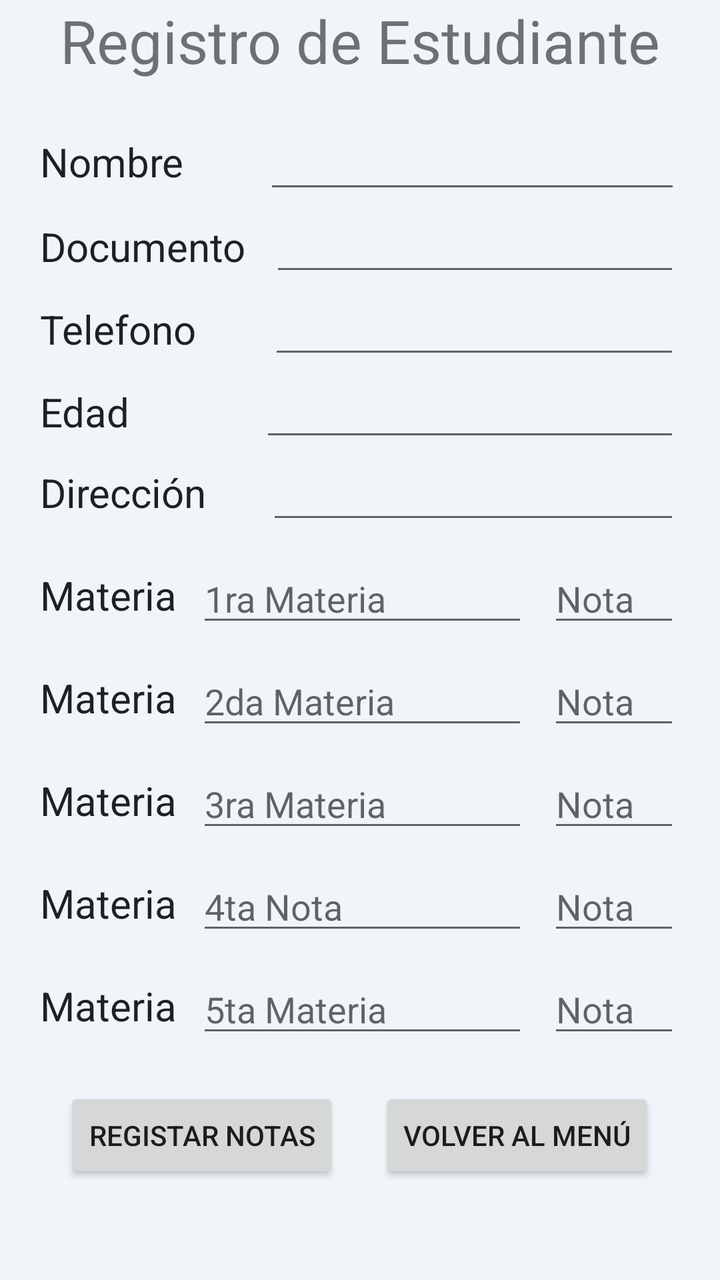
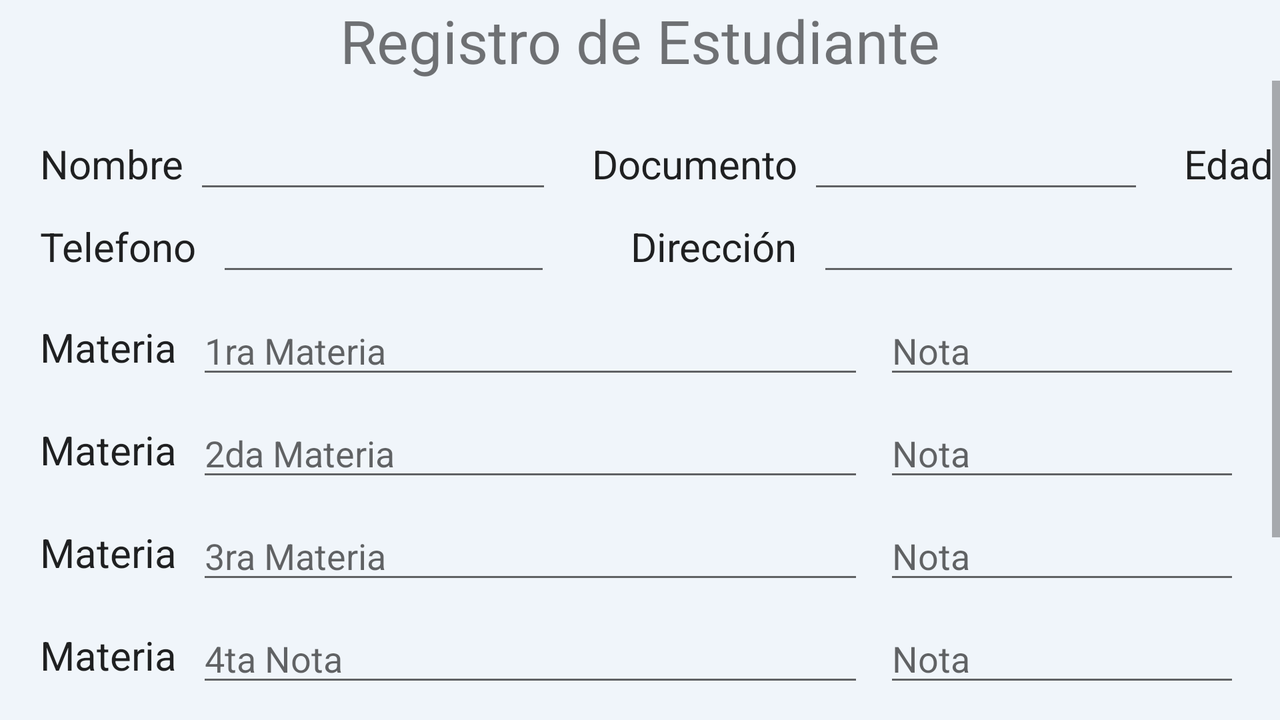

First picture: res/layout/ on a phone held upright. Second picture: the repository's own variant of that layout, on a device whose configuration matches the variant's folder. Source for both follows.
<!-- AndroidManifest.xml: application theme Theme.MisPequeñosSaltamontes -->
<!-- res/layout/activity_register.xml -->
<?xml version="1.0" encoding="utf-8"?>
<LinearLayout xmlns:android="http://schemas.android.com/apk/res/android"
    xmlns:tools="http://schemas.android.com/tools"
    android:layout_width="match_parent"
    android:layout_height="match_parent"
    android:background="#f0f5fa"
    android:orientation="vertical"
    tools:context=".activities.ActivityRegister">

    <TextView
        android:layout_width="match_parent"
        android:layout_height="wrap_content"
        android:text="Registro de Estudiante"
        android:textAlignment="center"
        android:textSize="30dp" />

    <ScrollView
        android:layout_width="match_parent"
        android:layout_height="match_parent">

        <LinearLayout
            android:layout_width="match_parent"
            android:layout_height="wrap_content"
            android:orientation="vertical">

            <TableRow
                android:layout_width="match_parent"
                android:layout_height="wrap_content"
                android:layout_marginTop="20dp"
                android:gravity="center"
                android:orientation="vertical">

                <TextView
                    android:id="@+id/textViewNombre"
                    android:layout_width="wrap_content"
                    android:layout_marginLeft="20dp"
                    android:text="Nombre"
                    android:textAppearance="?android:attr/textAppearanceLarge"
                    android:textSize="20sp" />

                <EditText
                    android:id="@+id/txtNombre"
                    android:layout_weight="3.8"
                    android:singleLine="true"
                    android:layout_marginLeft="40dp"
                    android:layout_marginRight="20dp" />

            </TableRow>

            <TableRow
                android:layout_width="match_parent"
                android:layout_height="wrap_content"
                android:orientation="vertical">

                <TextView
                    android:id="@+id/textViewDocumento"
                    android:layout_width="wrap_content"
                    android:layout_marginLeft="20dp"
                    android:text="Documento"
                    android:textAppearance="?android:attr/textAppearanceLarge"
                    android:textSize="20sp" />

                <EditText
                    android:id="@+id/txtDocumento"
                    android:layout_marginLeft="12dp"
                    android:singleLine="true"
                    android:layout_marginRight="20dp" />

            </TableRow>

            <TableRow
                android:layout_width="match_parent"
                android:layout_height="wrap_content"
                android:orientation="vertical">

                <TextView
                    android:id="@+id/textViewTelefono"
                    android:layout_width="wrap_content"
                    android:layout_marginLeft="20dp"
                    android:text="Telefono"
                    android:textAppearance="?android:attr/textAppearanceLarge"
                    android:textSize="20sp" />

                <EditText
                    android:id="@+id/txtTelefono"
                    android:layout_marginLeft="36dp"
                    android:singleLine="true"
                    android:layout_marginRight="20dp"
                    android:inputType="phone" />

            </TableRow>

            <TableRow
                android:layout_width="match_parent"
                android:layout_height="wrap_content"
                android:orientation="vertical" >

                <TextView
                    android:id="@+id/textViewEdad"
                    android:layout_width="wrap_content"
                    android:layout_marginLeft="20dp"
                    android:text="Edad"
                    android:textAppearance="?android:attr/textAppearanceLarge"
                    android:textSize="20sp" />

                <EditText
                    android:id="@+id/txtEdad"
                    android:layout_marginLeft="65dp"
                    android:singleLine="true"
                    android:layout_marginRight="20dp"
                    android:inputType="number" />

            </TableRow>

            <TableRow
                android:layout_width="match_parent"
                android:layout_height="wrap_content"
                android:gravity="center"
                android:orientation="vertical">

                <TextView
                    android:id="@+id/textViewDireccion"
                    android:layout_width="wrap_content"
                    android:layout_marginLeft="20dp"
                    android:text="Dirección"
                    android:textAppearance="?android:attr/textAppearanceLarge"
                    android:textSize="20sp" />

                <EditText
                    android:id="@+id/txtDireccion"
                    android:layout_marginLeft="30dp"
                    android:singleLine="true"
                    android:layout_marginRight="20dp" />

            </TableRow>

            <TableRow
                android:layout_width="match_parent"
                android:layout_height="wrap_content"
                android:layout_marginTop="10dp"
                android:backgroundTint="#E91E63"
                android:gravity="center"
                android:orientation="vertical" >

                <TextView
                    android:id="@+id/textViewPrimera"
                    android:layout_width="wrap_content"
                    android:layout_marginLeft="20dp"
                    android:text="Materia"
                    android:textAppearance="?android:attr/textAppearanceLarge"
                    android:textSize="20sp" />

                <EditText
                    android:id="@+id/txtPrimeraMateria"
                    android:layout_height="wrap_content"
                    android:layout_weight="1"
                    android:hint="1ra Materia"
                    android:singleLine="true"
                    android:layout_marginLeft="10dp"
                    android:layout_marginRight="5dp" />

                <EditText
                    android:id="@+id/txtPrimeraNotaUno"
                    android:layout_height="wrap_content"
                    android:layout_marginLeft="5dp"
                    android:layout_marginRight="20dp"
                    android:layout_weight="1.5"
                    android:hint="Nota"
                    android:inputType="numberDecimal" />

            </TableRow>

            <TableRow
                android:layout_width="match_parent"
                android:layout_height="wrap_content"
                android:layout_marginTop="10dp"
                android:gravity="center"
                android:orientation="vertical">

                <TextView
                    android:id="@+id/textViewSegunda"
                    android:layout_width="wrap_content"
                    android:layout_marginLeft="20dp"
                    android:text="Materia"
                    android:textAppearance="?android:attr/textAppearanceLarge"
                    android:textSize="20sp" />

                <EditText
                    android:id="@+id/txtSegundaMateria"
                    android:layout_height="wrap_content"
                    android:layout_marginLeft="10dp"
                    android:layout_weight="1"
                    android:singleLine="true"
                    android:hint="2da Materia"
                    android:layout_marginRight="5dp" />

                <EditText
                    android:id="@+id/txtSegundaNotaUno"
                    android:layout_height="wrap_content"
                    android:layout_marginLeft="5dp"
                    android:layout_marginRight="20dp"
                    android:layout_weight="1.5"
                    android:hint="Nota"
                    android:inputType="numberDecimal" />

            </TableRow>

            <TableRow
                android:layout_width="match_parent"
                android:layout_height="wrap_content"
                android:layout_marginTop="10dp"
                android:gravity="center"
                android:orientation="vertical">

                <TextView
                    android:id="@+id/textViewYTercera"
                    android:layout_width="wrap_content"
                    android:layout_marginLeft="20dp"
                    android:text="Materia"
                    android:textAppearance="?android:attr/textAppearanceLarge"
                    android:textSize="20sp" />

                <EditText
                    android:id="@+id/txtTerceraMateria"
                    android:layout_height="wrap_content"
                    android:layout_marginLeft="10dp"
                    android:hint="3ra Materia"
                    android:singleLine="true"
                    android:layout_weight="1"
                    android:layout_marginRight="5dp" />

                <EditText
                    android:id="@+id/txtTerceraNotaUno"
                    android:layout_height="wrap_content"
                    android:layout_marginLeft="5dp"
                    android:layout_marginRight="20dp"
                    android:layout_weight="1.5"
                    android:hint="Nota"
                    android:inputType="numberDecimal" />

            </TableRow>

            <TableRow
                android:layout_width="match_parent"
                android:layout_height="wrap_content"
                android:layout_marginTop="10dp"
                android:gravity="center"
                android:orientation="vertical">

                <TextView
                    android:id="@+id/textViewCuarta"
                    android:layout_width="wrap_content"
                    android:layout_marginLeft="20dp"
                    android:text="Materia"
                    android:textAppearance="?android:attr/textAppearanceLarge"
                    android:textSize="20sp" />

                <EditText
                    android:id="@+id/txtCuartaMateria"
                    android:layout_height="wrap_content"
                    android:layout_marginLeft="10dp"
                    android:hint="4ta Nota"
                    android:singleLine="true"
                    android:layout_weight="1"
                    android:layout_marginRight="5dp" />

                <EditText
                    android:id="@+id/txtCuartaNotaUno"
                    android:layout_height="wrap_content"
                    android:layout_marginLeft="5dp"
                    android:layout_marginRight="20dp"
                    android:layout_weight="1.5"
                    android:hint="Nota"
                    android:inputType="numberDecimal" />

            </TableRow>

            <TableRow
                android:layout_width="match_parent"
                android:layout_height="wrap_content"
                android:layout_marginTop="10dp"
                android:gravity="center"
                android:orientation="vertical">

                <TextView
                    android:id="@+id/textViewQuinta"
                    android:layout_width="wrap_content"
                    android:layout_marginLeft="20dp"
                    android:text="Materia"
                    android:textAppearance="?android:attr/textAppearanceLarge"
                    android:textSize="20sp" />

                <EditText
                    android:id="@+id/txtQuintaMateria"
                    android:layout_height="wrap_content"
                    android:layout_marginLeft="10dp"
                    android:layout_weight="1"
                    android:hint="5ta Materia"
                    android:singleLine="true"
                    android:layout_marginRight="5dp" />

                <EditText
                    android:id="@+id/txtQuintaNotaUno"
                    android:layout_height="wrap_content"
                    android:layout_marginLeft="5dp"
                    android:layout_marginRight="20dp"
                    android:layout_weight="1.5"
                    android:hint="Nota"
                    android:inputType="numberDecimal" />

            </TableRow>

            <TableRow
                android:layout_width="match_parent"
                android:layout_height="wrap_content"
                android:orientation="horizontal"
                android:layout_marginTop="20dp"
                android:layout_marginBottom="20dp"
                android:gravity="center" >

                <Button
                    android:id="@+id/btnEntrarRegistro"
                    android:layout_width="wrap_content"
                    android:layout_height="wrap_content"
                    android:layout_gravity="center"
                    android:layout_marginRight="10dp"
                    android:gravity="center"
                    android:text="Registar Notas" />

                <Button
                    android:id="@+id/btnSalirRegistro"
                    android:layout_width="wrap_content"
                    android:layout_height="wrap_content"
                    android:layout_gravity="center"
                    android:layout_marginLeft="10dp"
                    android:gravity="center"
                    android:text="Volver al Menú" />

            </TableRow>




        </LinearLayout>

    </ScrollView>

</LinearLayout>
<!-- resources referenced by this layout -->
<resources>
  <style name="Theme.MisPequeñosSaltamontes" parent="Theme.MaterialComponents.DayNight.DarkActionBar">
          
          <item name="colorPrimary">@color/purple_500</item>
          <item name="colorPrimaryVariant">@color/purple_700</item>
          <item name="colorOnPrimary">@color/white</item>
          
          <item name="colorSecondary">@color/teal_200</item>
          <item name="colorSecondaryVariant">@color/teal_700</item>
          <item name="colorOnSecondary">@color/black</item>
          
          <item name="android:statusBarColor" tools:targetApi="l">?attr/colorPrimaryVariant</item>
          
      </style>
</resources>
<!-- res/layout-land/activity_register.xml (the author's variant of the layout above) -->
<!-- drawn on the phone turned sideways -->
<?xml version="1.0" encoding="utf-8"?>
<LinearLayout xmlns:android="http://schemas.android.com/apk/res/android"
    xmlns:tools="http://schemas.android.com/tools"
    android:layout_width="match_parent"
    android:layout_height="match_parent"
    android:background="#f0f5fa"
    android:orientation="vertical"
    tools:context=".activities.ActivityRegister">

    <TextView
        android:layout_width="match_parent"
        android:layout_height="wrap_content"
        android:text="Registro de Estudiante"
        android:textAlignment="center"
        android:textSize="30dp" />

    <ScrollView
        android:layout_width="match_parent"
        android:layout_height="match_parent">

        <LinearLayout
            android:layout_width="match_parent"
            android:layout_height="wrap_content"
            android:orientation="vertical" >

            <TableRow
                android:layout_width="match_parent"
                android:layout_height="wrap_content"
                android:layout_marginTop="20dp"
                android:orientation="horizontal">

                <TextView
                    android:id="@+id/textViewNombre"
                    android:layout_width="wrap_content"
                    android:layout_marginLeft="20dp"
                    android:text="Nombre"
                    android:textAppearance="?android:attr/textAppearanceLarge"
                    android:textSize="20sp" />

                <EditText
                    android:id="@+id/txtNombre"
                    android:layout_width="179dp"
                    android:layout_gravity="center"
                    android:layout_marginLeft="5dp"
                    android:layout_marginRight="20dp"
                    android:singleLine="true" />

                <TextView
                    android:id="@+id/textViewDocumento"
                    android:layout_width="wrap_content"
                    android:text="Documento"
                    android:textAppearance="?android:attr/textAppearanceLarge"
                    android:textSize="20sp" />

                <EditText
                    android:id="@+id/txtDocumento"
                    android:layout_width="168dp"
                    android:layout_marginLeft="5dp"
                    android:layout_marginRight="20dp"
                    android:singleLine="true" />

                <TextView
                    android:id="@+id/textViewEdad"
                    android:layout_width="wrap_content"
                    android:text="Edad"
                    android:textAppearance="?android:attr/textAppearanceLarge"
                    android:textSize="20sp" />

                <EditText
                    android:id="@+id/txtEdad"
                    android:singleLine="true"
                    android:layout_marginLeft="5dp"
                    android:layout_marginRight="20dp"
                    android:inputType="number" />

            </TableRow>

            <TableRow
                android:layout_width="match_parent"
                android:layout_height="wrap_content"
                android:orientation="horizontal">

                <TextView
                    android:id="@+id/textViewTelefono"
                    android:layout_width="wrap_content"
                    android:layout_marginLeft="20dp"
                    android:text="Telefono"
                    android:textAppearance="?android:attr/textAppearanceLarge"
                    android:textSize="20sp" />

                <EditText
                    android:id="@+id/txtTelefono"
                    android:layout_width="167dp"
                    android:layout_marginLeft="10dp"
                    android:layout_marginRight="20dp"
                    android:inputType="phone"
                    android:singleLine="true" />

                <TextView
                    android:id="@+id/textViewDireccion"
                    android:layout_width="wrap_content"
                    android:layout_marginLeft="20dp"
                    android:text="Dirección"
                    android:textAppearance="?android:attr/textAppearanceLarge"
                    android:textSize="20sp" />

                <EditText
                    android:id="@+id/txtDireccion"
                    android:layout_marginLeft="10dp"
                    android:singleLine="true"
                    android:layout_marginRight="20dp" />

            </TableRow>

            <TableRow
                android:layout_width="match_parent"
                android:layout_height="wrap_content"
                android:layout_marginTop="10dp"
                android:backgroundTint="#E91E63"
                android:gravity="center"
                android:orientation="vertical" >

                <TextView
                    android:id="@+id/textViewPrimera"
                    android:layout_width="wrap_content"
                    android:layout_marginLeft="20dp"
                    android:text="Materia"
                    android:textAppearance="?android:attr/textAppearanceLarge"
                    android:textSize="20sp" />

                <EditText
                    android:id="@+id/txtPrimeraMateria"
                    android:layout_height="wrap_content"
                    android:layout_weight="1"
                    android:hint="1ra Materia"
                    android:singleLine="true"
                    android:layout_marginLeft="10dp"
                    android:layout_marginRight="5dp" />

                <EditText
                    android:id="@+id/txtPrimeraNotaUno"
                    android:layout_height="wrap_content"
                    android:layout_marginLeft="5dp"
                    android:layout_marginRight="20dp"
                    android:layout_weight="1.5"
                    android:hint="Nota"
                    android:inputType="numberDecimal" />

            </TableRow>

            <TableRow
                android:layout_width="match_parent"
                android:layout_height="wrap_content"
                android:layout_marginTop="10dp"
                android:gravity="center"
                android:orientation="vertical">

                <TextView
                    android:id="@+id/textViewSegunda"
                    android:layout_width="wrap_content"
                    android:layout_marginLeft="20dp"
                    android:text="Materia"
                    android:textAppearance="?android:attr/textAppearanceLarge"
                    android:textSize="20sp" />

                <EditText
                    android:id="@+id/txtSegundaMateria"
                    android:layout_height="wrap_content"
                    android:layout_marginLeft="10dp"
                    android:layout_weight="1"
                    android:singleLine="true"
                    android:hint="2da Materia"
                    android:layout_marginRight="5dp" />

                <EditText
                    android:id="@+id/txtSegundaNotaUno"
                    android:layout_height="wrap_content"
                    android:layout_marginLeft="5dp"
                    android:layout_marginRight="20dp"
                    android:layout_weight="1.5"
                    android:hint="Nota"
                    android:inputType="numberDecimal" />

            </TableRow>

            <TableRow
                android:layout_width="match_parent"
                android:layout_height="wrap_content"
                android:layout_marginTop="10dp"
                android:gravity="center"
                android:orientation="vertical">

                <TextView
                    android:id="@+id/textViewYTercera"
                    android:layout_width="wrap_content"
                    android:layout_marginLeft="20dp"
                    android:text="Materia"
                    android:textAppearance="?android:attr/textAppearanceLarge"
                    android:textSize="20sp" />

                <EditText
                    android:id="@+id/txtTerceraMateria"
                    android:layout_height="wrap_content"
                    android:layout_marginLeft="10dp"
                    android:hint="3ra Materia"
                    android:singleLine="true"
                    android:layout_weight="1"
                    android:layout_marginRight="5dp" />

                <EditText
                    android:id="@+id/txtTerceraNotaUno"
                    android:layout_height="wrap_content"
                    android:layout_marginLeft="5dp"
                    android:layout_marginRight="20dp"
                    android:layout_weight="1.5"
                    android:hint="Nota"
                    android:inputType="numberDecimal" />

            </TableRow>

            <TableRow
                android:layout_width="match_parent"
                android:layout_height="wrap_content"
                android:layout_marginTop="10dp"
                android:gravity="center"
                android:orientation="vertical">

                <TextView
                    android:id="@+id/textViewCuarta"
                    android:layout_width="wrap_content"
                    android:layout_marginLeft="20dp"
                    android:text="Materia"
                    android:textAppearance="?android:attr/textAppearanceLarge"
                    android:textSize="20sp" />

                <EditText
                    android:id="@+id/txtCuartaMateria"
                    android:layout_height="wrap_content"
                    android:layout_marginLeft="10dp"
                    android:hint="4ta Nota"
                    android:singleLine="true"
                    android:layout_weight="1"
                    android:layout_marginRight="5dp" />

                <EditText
                    android:id="@+id/txtCuartaNotaUno"
                    android:layout_height="wrap_content"
                    android:layout_marginLeft="5dp"
                    android:layout_marginRight="20dp"
                    android:layout_weight="1.5"
                    android:hint="Nota"
                    android:inputType="numberDecimal" />

            </TableRow>

            <TableRow
                android:layout_width="match_parent"
                android:layout_height="wrap_content"
                android:layout_marginTop="10dp"
                android:gravity="center"
                android:orientation="vertical">

                <TextView
                    android:id="@+id/textViewQuinta"
                    android:layout_width="wrap_content"
                    android:layout_marginLeft="20dp"
                    android:text="Materia"
                    android:textAppearance="?android:attr/textAppearanceLarge"
                    android:textSize="20sp" />

                <EditText
                    android:id="@+id/txtQuintaMateria"
                    android:layout_height="wrap_content"
                    android:layout_marginLeft="10dp"
                    android:layout_weight="1"
                    android:hint="5ta Materia"
                    android:singleLine="true"
                    android:layout_marginRight="5dp" />

                <EditText
                    android:id="@+id/txtQuintaNotaUno"
                    android:layout_height="wrap_content"
                    android:layout_marginLeft="5dp"
                    android:layout_marginRight="20dp"
                    android:layout_weight="1.5"
                    android:hint="Nota"
                    android:inputType="numberDecimal" />

            </TableRow>

            <TableRow
                android:layout_width="match_parent"
                android:layout_height="wrap_content"
                android:orientation="horizontal"
                android:layout_marginTop="20dp"
                android:layout_marginBottom="20dp"
                android:gravity="center" >

                <Button
                    android:id="@+id/btnEntrarRegistro"
                    android:layout_width="wrap_content"
                    android:layout_height="wrap_content"
                    android:layout_gravity="center"
                    android:layout_marginRight="10dp"
                    android:gravity="center"
                    android:text="Registar Notas" />

                <Button
                    android:id="@+id/btnSalirRegistro"
                    android:layout_width="wrap_content"
                    android:layout_height="wrap_content"
                    android:layout_gravity="center"
                    android:layout_marginLeft="10dp"
                    android:gravity="center"
                    android:text="Volver al Menú" />

            </TableRow>




        </LinearLayout>

    </ScrollView>

</LinearLayout>
